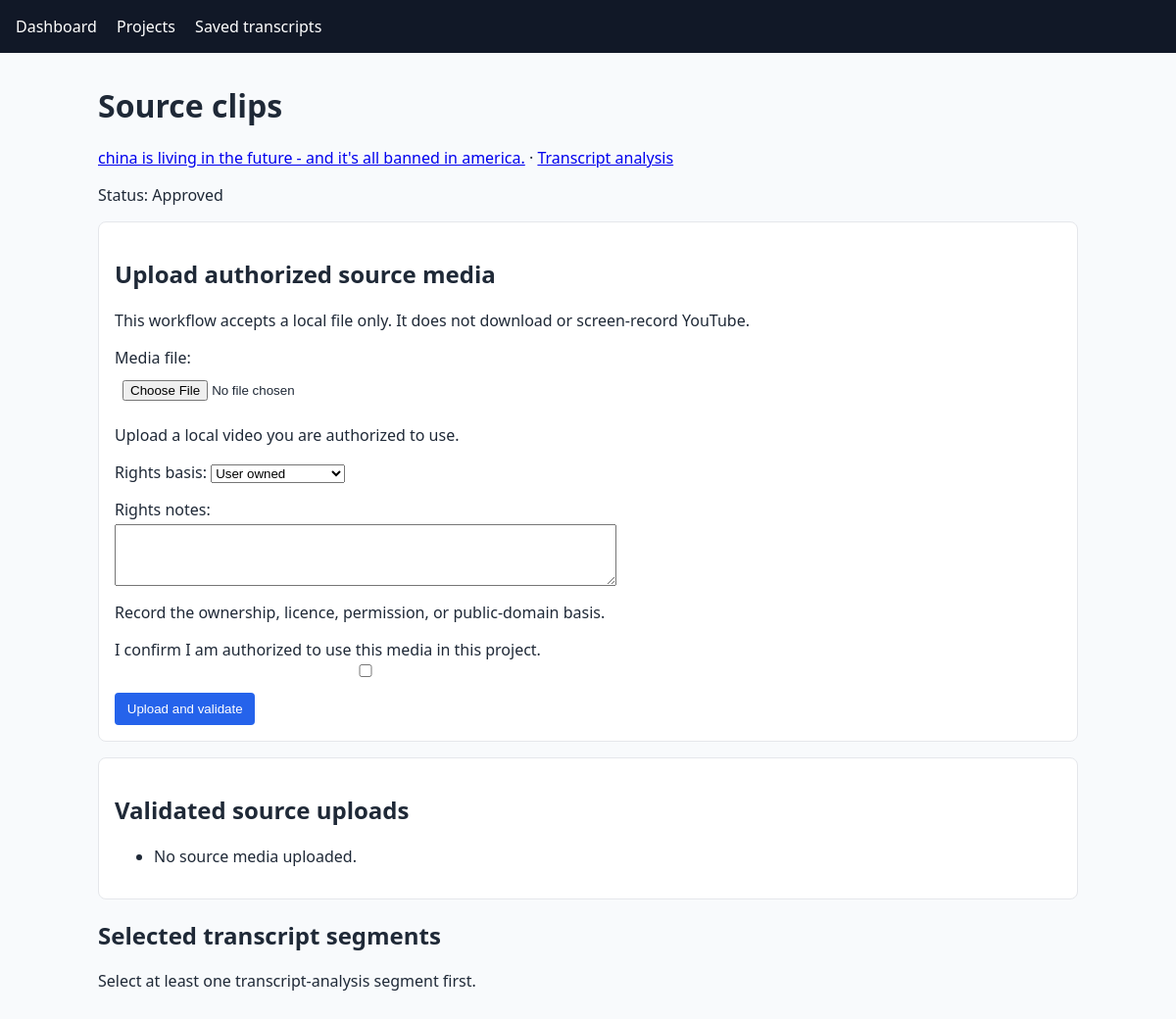
Page /production/projects/3/clips/ (signed in) on the committed database.
### scraper/models.py (models this page shows, shortened)
class VideoProject(models.Model):
    class Status(models.TextChoices):
        DRAFT = "draft", "Draft"
        TRANSCRIPT_READY = "transcript_ready", "Transcript ready"
        APPROVED = "approved", "Approved"
        ARCHIVED = "archived", "Archived"
        FAILED = "failed", "Failed"
    owner = models.ForeignKey(
        settings.AUTH_USER_MODEL,
        on_delete=models.PROTECT,
        related_name="video_projects",
    )
    title = models.CharField(max_length=255)
    description = models.TextField(blank=True)
    expected_duration = models.PositiveIntegerField(null=True, blank=True)
    status = models.CharField(max_length=20, choices=Status.choices, default=Status.DRAFT)
    is_locked = models.BooleanField(default=False)
    created_at = models.DateTimeField(auto_now_add=True)
    updated_at = models.DateTimeField(auto_now=True)
    approved_at = models.DateTimeField(null=True, blank=True)
    archived_at = models.DateTimeField(null=True, blank=True)
    locked_at = models.DateTimeField(null=True, blank=True)
    class Meta:
        ordering = ["-updated_at"]
        indexes = [models.Index(fields=["owner", "status"], name="project_owner_status_idx")]

### production/views.py (the view)
# urls.py: path("projects/<int:project_pk>/clips/", views.project_clips, name="project_clips"),
@login_required
def project_clips(request, project_pk):
    project = get_object_or_404(project_queryset_for(request.user), pk=project_pk)
    selections = list(
        project.segment_selections.select_related(
            "analysis_segment__analysis_run__source_video"
        ).order_by("order")
    )
    rows = [
        {
            "selection": selection,
            "form": SourceClipCreationForm(project=project),
            "clips": list(
                selection.source_clips.select_related(
                    "source_asset", "processed_asset", "pipeline_job"
                ).order_by("-version")
            ),
        }
        for selection in selections
    ]
    return render(
        request,
        "production/project_clips.html",
        {
            "project": project,
            "rows": rows,
            "source_assets": project.media_assets.filter(
                kind=MediaAsset.Kind.SOURCE_UPLOAD
            ).order_by("display_name", "-version"),
            "upload_form": SourceMediaUploadForm(),
        },
    )

### production/forms.py
class SourceMediaUploadForm(forms.Form):
    media_file = forms.FileField(
        help_text="Upload a local video you are authorized to use."
    )
    rights_basis = forms.ChoiceField(
        choices=[
            choice
            for choice in MediaAsset.RightsBasis.choices
            if choice[0] != MediaAsset.RightsBasis.UNKNOWN
        ]
    )
    rights_notes = forms.CharField(
        required=False,
        max_length=5000,
        widget=forms.Textarea(attrs={"rows": 3}),
        help_text="Record the ownership, licence, permission, or public-domain basis.",
    )
    rights_confirmed = forms.BooleanField(
        required=True,
        label="I confirm I am authorized to use this media in this project.",
    )

### production/views.py (called while the page is built)
def project_queryset_for(user):
    queryset = VideoProject.objects.select_related("owner")
    return queryset if user.is_staff or user.is_superuser else queryset.filter(owner=user)

### production/templates/production/project_clips.html (shortened to what this page needs)
{% extends "scraper/base.html" %}
{% block content %}
<h1>Source clips</h1>
<p><a href="{% url 'project_detail' project.pk %}">{{ project.title }}</a> · <a href="{% url 'analysis:project_dashboard' project.pk %}">Transcript analysis</a></p>
<p>Status: {{ project.get_status_display }}{% if project.is_locked %} · Locked{% endif %}</p>
{% if project.status != "approved" or project.is_locked %}
<div class="card">Uploading and clip generation require an approved, unlocked project.</div>
{% else %}
<section class="card">
    <h2>Upload authorized source media</h2>
    <p>This workflow accepts a local file only. It does not download or screen-record YouTube.</p>
    <form method="post" enctype="multipart/form-data" action="{% url 'production:upload_source_media' project.pk %}">
        {{ upload_form.as_p }}
        <button type="submit">Upload and validate</button>
    </form>
</section>
{% endif %}
<section class="card">
    <h2>Validated source uploads</h2>
    <ul>
    {% for asset in source_assets %}
        <li>{{ asset.display_name }} · {{ asset.get_status_display }} · {{ asset.duration_seconds|default:"unknown" }} seconds · {{ asset.get_rights_basis_display }}</li>
    {% empty %}<li>No source media uploaded.</li>{% endfor %}
    </ul>
</section>
<section>
    <h2>Selected transcript segments</h2>
    {% for row in rows %}
    <article class="card">
        <h3>{{ row.selection.order }}. {{ row.selection.analysis_segment.title }}</h3>
        <p>{{ row.selection.analysis_segment.analysis_run.source_video.title }}</p>
        <p>
            {% if row.selection.reviewed_start_seconds != None %}
                {{ row.selection.reviewed_start_seconds }}–{{ row.selection.reviewed_end_seconds }} seconds
            {% else %}
                {{ row.selection.analysis_segment.start_seconds }}–{{ row.selection.analysis_segment.end_seconds }} seconds
            {% endif %}
        </p>
        {% if project.status == "approved" and not project.is_locked and source_assets %}
        <form method="post" action="{% url 'production:create_source_clip' row.selection.pk %}">
            {% csrf_token %}
            {{ row.form.as_p }}
            <button type="submit">Create validated clip</button>
        </form>
        {% endif %}
        <h4>Clip versions</h4>
        <ul>
        {% for clip in row.clips %}
            <li><a href="{% url 'production:clip_detail' clip.pk %}">Version {{ clip.version }}</a> · {{ clip.get_status_display }} · job {{ clip.pipeline_job.get_status_display }}</li>
        {% empty %}<li>No clips generated.</li>{% endfor %}
        </ul>
    </article>
    {% empty %}<p>Select at least one transcript-analysis segment first.</p>{% endfor %}
</section>
{% endblock %}

### scraper/templates/scraper/base.html (style rules this page uses)
body { font-family: system-ui, sans-serif; margin: 0; color: #1f2937; background: #f8fafc; }
.card { background: white; border: 1px solid #e5e7eb; border-radius: .5rem; padding: 1rem; margin: 1rem 0; }
button, .button { background: #2563eb; border: 0; border-radius: .25rem; color: white; cursor: pointer; display: inline-block; padding: .55rem .8rem; text-decoration: none; }
input, textarea { box-sizing: border-box; display: block; margin: .25rem 0 1rem; max-width: 100%; padding: .5rem; width: 32rem; }

### rows in the picture
VideoProject: title "china is living in the future - and it's all banned in america.", status "Approved"
